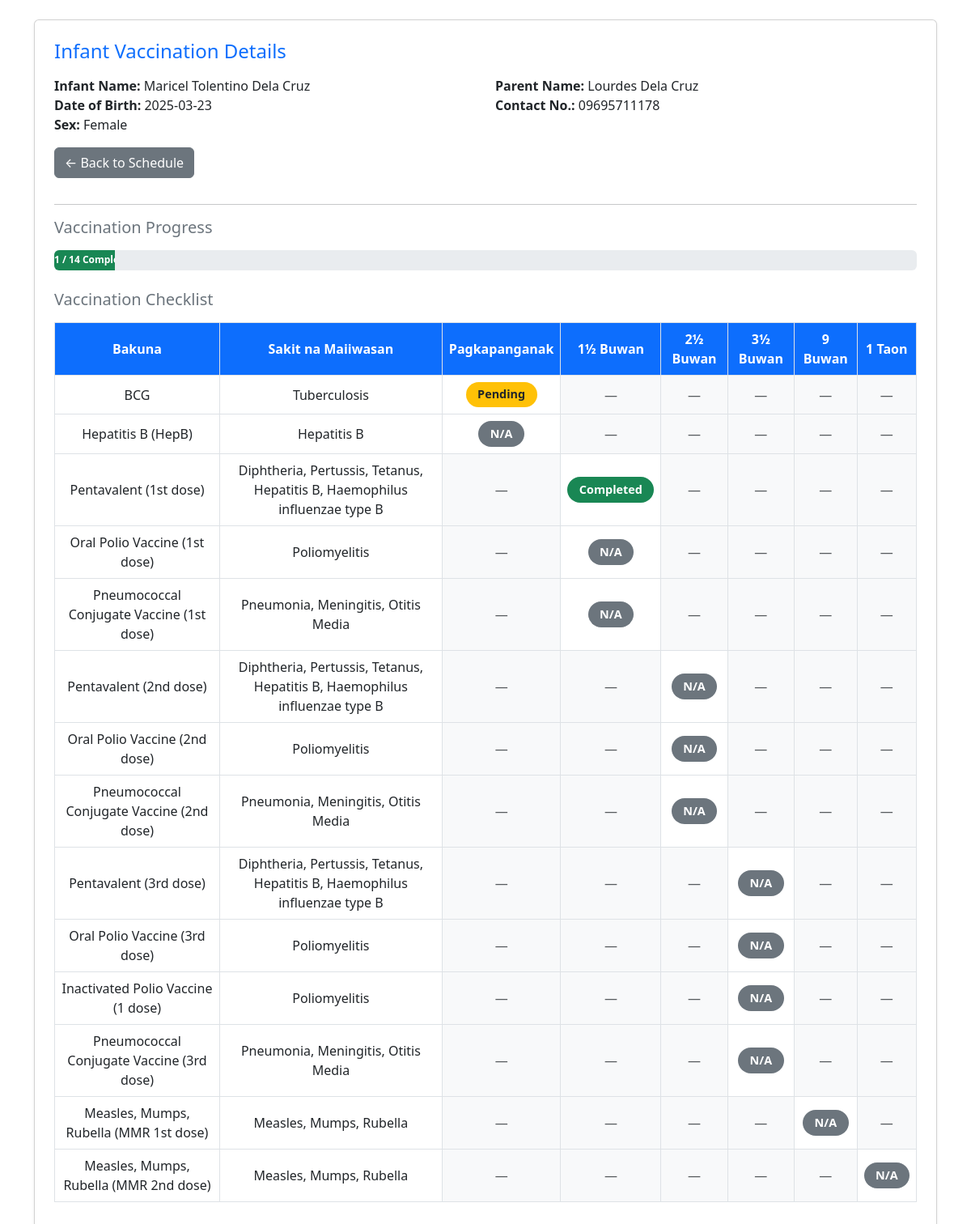
/vaccination_details.php?id=5, run on the app's committed database.
### tables this page shows
CREATE TABLE `infantinfo` (
  `id` int(11) NOT NULL,
  `firstname` varchar(25) NOT NULL,
  `middlename` varchar(255) DEFAULT NULL,
  `surname` varchar(25) NOT NULL,
  `dateofbirth` varchar(25) NOT NULL,
  `placeofbirth` varchar(25) NOT NULL,
  `sex` enum('Male','Female') DEFAULT NULL,
  `weight` double NOT NULL,
  `height` double NOT NULL,
  `remarks` varchar(255) DEFAULT NULL,
  `bloodtype` varchar(5) NOT NULL,
  `nationality` varchar(25) NOT NULL,
  `parent_id` int(11) DEFAULT NULL
);

CREATE TABLE `parents` (
  `id` int(11) NOT NULL,
  `first_name` varchar(100) NOT NULL,
  `last_name` varchar(100) NOT NULL,
  `email` varchar(150) DEFAULT NULL,
  `phone` varchar(20) DEFAULT NULL,
  `address` text DEFAULT NULL,
  `baranggay` varchar(100) DEFAULT NULL,
  `created_at` timestamp NOT NULL DEFAULT current_timestamp(),
  `updated_at` timestamp NOT NULL DEFAULT current_timestamp() ON UPDATE current_timestamp(),
  `barangay` varchar(100) DEFAULT NULL
);

CREATE TABLE `tbl_vaccine_reference` (
  `id` int(11) NOT NULL,
  `vaccine_name` varchar(100) DEFAULT NULL,
  `disease_prevented` varchar(150) DEFAULT NULL,
  `age_stage` varchar(20) DEFAULT NULL,
  `at_birth` tinyint(1) DEFAULT 0,
  `one_half_month` tinyint(1) DEFAULT 0,
  `two_half_month` tinyint(1) DEFAULT 0,
  `three_half_month` tinyint(1) DEFAULT 0,
  `nine_month` tinyint(1) DEFAULT 0,
  `one_year` tinyint(1) DEFAULT 0
);

### vaccination_details.php (the view, shortened to what this page needs)
<?php
include 'dbForm.php';
$infant_id = 0;
if (isset($_GET['id'])) $infant_id = intval($_GET['id']);
elseif (isset($_GET['infant_id'])) $infant_id = intval($_GET['infant_id']);
$sql = "SELECT
            i.id AS infant_id,
            CONCAT_WS(' ', i.firstname, i.middlename, i.surname) AS infant_name,
            i.dateofbirth,
            i.sex,
            CONCAT_WS(' ', p.first_name, p.last_name) AS parent_name,
            p.phone AS parent_contact
        FROM infantinfo i
        JOIN parents p ON i.parent_id = p.id
        WHERE i.id = ?";
$stmt = $con->prepare($sql);
$stmt->bind_param("i", $infant_id);
$stmt->execute();
$infant = $stmt->get_result()->fetch_assoc();
$refResult = $con->query("SELECT * FROM tbl_vaccine_reference ORDER BY
    FIELD(age_stage,'Birth','1½ mo','2½ mo','3½ mo','9 mo','1 yr'), id ASC");
$vaccine_reference = [];
$referenceStageMap = [];
while ($row = $refResult->fetch_assoc()) {
    $vaccine_reference[] = $row;
    $vaccineName = $row['vaccine_name'] ?? '';
    $ageStage = $row['age_stage'] ?? '';
    if ($vaccineName !== '' && $ageStage !== '') {
        $status_map[$vaccineName][$ageStage] = 'N/A';
        if (!isset($referenceStageMap[$vaccineName])) {
            $referenceStageMap[$vaccineName] = [];
        }
        $referenceStageMap[$vaccineName][] = $ageStage;
    }
}
$schedStmt = $con->prepare("SELECT vaccine_name, stage, status FROM tbl_vaccination_schedule WHERE infant_id=?");
$schedStmt->bind_param("i", $infant_id);
$schedStmt->execute();
$scheduleResult = $schedStmt->get_result();
while ($row = $scheduleResult->fetch_assoc()) {
    $vaccineName = $row['vaccine_name'] ?? '';
    $stage = $row['stage'] ?? '';
    if ($stage === '' || $stage === null) {
        $stageList = $referenceStageMap[$vaccineName] ?? [];
        $stage = $stageList[0] ?? '';
    }
    $statusValue = ($row['status'] === 'Completed') ? 'Completed' : 'Pending';
    $status_map[$vaccineName][$stage] = $statusValue;
}
$stages = [
    'Birth' => 'Pagkapanganak',
    '1½ mo' => '1½ Buwan',
    '2½ mo' => '2½ Buwan',
    '3½ mo' => '3½ Buwan',
    '9 mo' => '9 Buwan',
    '1 yr' => '1 Taon'
];
?>
<!DOCTYPE html>
<html lang="en">
<head>
    <link href="https://cdn.jsdelivr.net/npm/bootstrap@5.3.0/dist/css/bootstrap.min.css" rel="stylesheet">
</head>
<body class="container py-4">
    <div class="card shadow-sm p-4">
        <h4 class="mb-3 text-primary">Infant Vaccination Details</h4>
        <div class="row mb-3">
            <div class="col-md-6">
                <strong>Infant Name:</strong> <?= htmlspecialchars($infant['infant_name']); ?><br>
                <strong>Date of Birth:</strong> <?= htmlspecialchars($infant['dateofbirth']); ?><br>
                <strong>Sex:</strong> <?= htmlspecialchars($infant['sex']); ?>
            </div>
            <div class="col-md-6">
                <strong>Parent Name:</strong> <?= htmlspecialchars($infant['parent_name']); ?><br>
                <strong>Contact No.:</strong> <?= htmlspecialchars($infant['parent_contact']); ?>
            </div>
            <div class="col-md-12">
                <a href="vaccination_schedule.php" class="btn btn-secondary mt-3">← Back to Schedule</a>
            </div>
        </div>
        <hr>
        <?php
        $total_vaccines = count($vaccine_reference);
        $completed_count = 0;
        foreach ($vaccine_reference as $vaccine) {
            $stage = $vaccine['age_stage'];
            $status = $status_map[$vaccine['vaccine_name']][$stage] ?? 'N/A';
            if ($status === 'Completed') $completed_count++;
        }
        $progress_percent = $total_vaccines > 0 ? round(($completed_count / $total_vaccines) * 100) : 0;
        ?>
        <h5 class="text-secondary mb-3">Vaccination Progress</h5>
        <div class="mb-4">
            <div class="progress" style="height:25px;">
                <div class="progress-bar bg-success fw-bold" role="progressbar"
                    style="width:<?= $progress_percent; ?>%">
                    <?= $completed_count; ?> / <?= $total_vaccines; ?> Completed (<?= $progress_percent; ?>%)
                </div>
            </div>
        </div>
        <h5 class="text-secondary mb-3">Vaccination Checklist</h5>
        <div class="table-responsive">
            <table class="table table-bordered align-middle text-center">
                <thead>
                    <tr>
                        <th>Bakuna</th>
                        <th>Sakit na Maiiwasan</th>
                        <?php foreach ($stages as $label) echo "<th>$label</th>"; ?>
                    </tr>
                </thead>
                <tbody>
                    <?php foreach ($vaccine_reference as $vaccine): ?>
                        <tr>
                            <td><?= htmlspecialchars($vaccine['vaccine_name']); ?></td>
                            <td><?= htmlspecialchars($vaccine['disease_prevented']); ?></td>
                            <?php
                            foreach ($stages as $db_stage => $label):
                                if ($vaccine['age_stage'] === $db_stage):
                                    $status = $status_map[$vaccine['vaccine_name']][$db_stage] ?? 'N/A';
                                    if ($status === 'Completed') {
                                        $badgeClass = 'bg-success text-white';
                                    } elseif ($status === 'Pending') {
                                        $badgeClass = 'bg-warning text-dark';
                                    } else {
                                        $status = 'N/A';
                                        $badgeClass = 'bg-secondary text-white';
                                    }
                                    $displayStatus = htmlspecialchars($status);
                                    echo "<td><span class='badge $badgeClass badge-status'>$displayStatus</span></td>";
                                else:
                                    echo "<td class='bg-light text-muted'>—</td>";
                                endif;
                            endforeach;
                            ?>
                        </tr>
                    <?php endforeach; ?>
                </tbody>
            </table>
        </div>
    </div>
</body>
</html>

### vaccination_details.php (style rules this page uses)
.table thead th { background-color: #0d6efd; color: white; text-align: center; vertical-align: middle; }
.table td { text-align: center; vertical-align: middle; }
.badge-status { font-size: 0.9rem; padding: 0.6em 1em; border-radius: 1rem; }

### data on the page
infantinfo: dateofbirth "2025-03-23", sex "Female", parent.phone "09695711178"
tbl_vaccine_reference: vaccine_name "BCG", disease_prevented "Tuberculosis", vaccine_name "Pending"
tbl_vaccine_reference: vaccine_name "Hepatitis B (HepB)", disease_prevented "Hepatitis B", vaccine_name "N/A"
tbl_vaccine_reference: vaccine_name "Pentavalent (1st dose)", disease_prevented "Diphtheria, Pertussis, Tetanus, Hepatitis B, Haemophilus influenzae type B", vaccine_name "Completed"
tbl_vaccine_reference: vaccine_name "Oral Polio Vaccine (1st dose)", disease_prevented "Poliomyelitis", vaccine_name "N/A"
tbl_vaccine_reference: vaccine_name "Pneumococcal Conjugate Vaccine (1st dose)", disease_prevented "Pneumonia, Meningitis, Otitis Media", vaccine_name "N/A"
tbl_vaccine_reference: vaccine_name "Pentavalent (2nd dose)", disease_prevented "Diphtheria, Pertussis, Tetanus, Hepatitis B, Haemophilus influenzae type B", vaccine_name "N/A"
tbl_vaccine_reference: vaccine_name "Oral Polio Vaccine (2nd dose)", disease_prevented "Poliomyelitis", vaccine_name "N/A"
tbl_vaccine_reference: vaccine_name "Pneumococcal Conjugate Vaccine (2nd dose)", disease_prevented "Pneumonia, Meningitis, Otitis Media", vaccine_name "N/A"
tbl_vaccine_reference: vaccine_name "Pentavalent (3rd dose)", disease_prevented "Diphtheria, Pertussis, Tetanus, Hepatitis B, Haemophilus influenzae type B", vaccine_name "N/A"
tbl_vaccine_reference: vaccine_name "Oral Polio Vaccine (3rd dose)", disease_prevented "Poliomyelitis", vaccine_name "N/A"
tbl_vaccine_reference: vaccine_name "Inactivated Polio Vaccine (1 dose)", disease_prevented "Poliomyelitis", vaccine_name "N/A"
tbl_vaccine_reference: vaccine_name "Pneumococcal Conjugate Vaccine (3rd dose)", disease_prevented "Pneumonia, Meningitis, Otitis Media", vaccine_name "N/A"
tbl_vaccine_reference: vaccine_name "Measles, Mumps, Rubella (MMR 1st dose)", disease_prevented "Measles, Mumps, Rubella", vaccine_name "N/A"
tbl_vaccine_reference: vaccine_name "Measles, Mumps, Rubella (MMR 2nd dose)", disease_prevented "Measles, Mumps, Rubella", vaccine_name "N/A"

### other printed values
$infant['infant_name'] "Maricel Tolentino Dela Cruz"
$infant['parent_name'] "Lourdes Dela Cruz"
$completed_count "1"
$total_vaccines "14"
$label "Pagkapanganak"
$label "1½ Buwan"
$label "2½ Buwan"
$label "3½ Buwan"
$label "9 Buwan"
$label "1 Taon"
